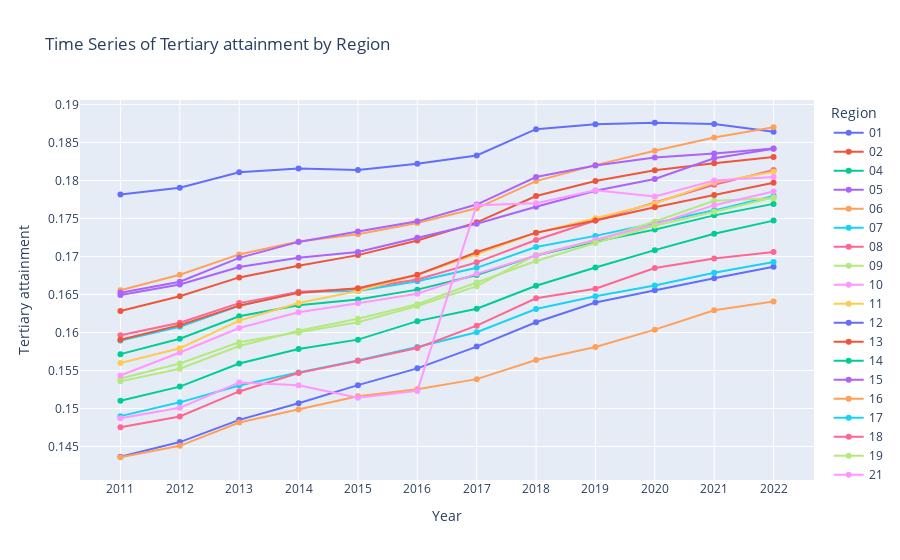

Notebook cell for this chart:
### Code cell
print(indices_region_df.columns.to_list())
plot_economic_factor(indices_region_df, "Tertiary attainment")

### Figure 1 — Plotly figure (JSON) as saved in the notebook; plotly's stock layout.template omitted (floating-point values rounded to 4 significant figures)
{"data": [{"hovertemplate": "Year: %{x}<br>Tertiary attainment: %{y}<br>Region: %{legendgroup}", "legendgroup": "01", "line": {"color": "#636efa", "dash": "solid"}, "marker": {"symbol": "circle"}, "mode": "lines+markers", "name": "01", "orientation": "v", "showlegend": true, "type": "scatter", "x": ["2011", "2012", "2013", "2014", "2015", "2016", "2017", "2018", "2019", "2020", "2021", "2022"], "xaxis": "x", "y": [0.1782, 0.179, 0.1811, 0.1816, 0.1814, 0.1822, 0.1833, 0.1867, 0.1874, 0.1876, 0.1874, 0.1864], "yaxis": "y"}, {"hovertemplate": "Year: %{x}<br>Tertiary attainment: %{y}<br>Region: %{legendgroup}", "legendgroup": "02", "line": {"color": "#EF553B", "dash": "solid"}, "marker": {"symbol": "circle"}, "mode": "lines+markers", "name": "02", "orientation": "v", "showlegend": true, "type": "scatter", "x": ["2011", "2012", "2013", "2014", "2015", "2016", "2017", "2018", "2019", "2020", "2021", "2022"], "xaxis": "x", "y": [0.1628, 0.1648, 0.1673, 0.1688, 0.1702, 0.1721, 0.1745, 0.178, 0.1799, 0.1813, 0.1823, 0.1831], "yaxis": "y"}, {"hovertemplate": "Year: %{x}<br>Tertiary attainment: %{y}<br>Region: %{legendgroup}", "legendgroup": "04", "line": {"color": "#00cc96", "dash": "solid"}, "marker": {"symbol": "circle"}, "mode": "lines+markers", "name": "04", "orientation": "v", "showlegend": true, "type": "scatter", "x": ["2011", "2012", "2013", "2014", "2015", "2016", "2017", "2018", "2019", "2020", "2021", "2022"], "xaxis": "x", "y": [0.1572, 0.1592, 0.1621, 0.1636, 0.1643, 0.1656, 0.1676, 0.1701, 0.1719, 0.1735, 0.1754, 0.1769], "yaxis": "y"}, {"hovertemplate": "Year: %{x}<br>Tertiary attainment: %{y}<br>Region: %{legendgroup}", "legendgroup": "05", "line": {"color": "#ab63fa", "dash": "solid"}, "marker": {"symbol": "circle"}, "mode": "lines+markers", "name": "05", "orientation": "v", "showlegend": true, "type": "scatter", "x": ["2011", "2012", "2013", "2014", "2015", "2016", "2017", "2018", "2019", "2020", "2021", "2022"], "xaxis": "x", "y": [0.1649, 0.1663, 0.1686, 0.1698, 0.1706, 0.1725, 0.1743, 0.1765, 0.1787, 0.1802, 0.1829, 0.1842], "yaxis": "y"}, {"hovertemplate": "Year: %{x}<br>Tertiary attainment: %{y}<br>Region: %{legendgroup}", "legendgroup": "06", "line": {"color": "#FFA15A", "dash": "solid"}, "marker": {"symbol": "circle"}, "mode": "lines+markers", "name": "06", "orientation": "v", "showlegend": true, "type": "scatter", "x": ["2011", "2012", "2013", "2014", "2015", "2016", "2017", "2018", "2019", "2020", "2021", "2022"], "xaxis": "x", "y": [0.1656, 0.1676, 0.1703, 0.172, 0.1729, 0.1744, 0.1763, 0.1799, 0.182, 0.1839, 0.1857, 0.187], "yaxis": "y"}, {"hovertemplate": "Year: %{x}<br>Tertiary attainment: %{y}<br>Region: %{legendgroup}", "legendgroup": "07", "line": {"color": "#19d3f3", "dash": "solid"}, "marker": {"symbol": "circle"}, "mode": "lines+markers", "name": "07", "orientation": "v", "showlegend": true, "type": "scatter", "x": ["2011", "2012", "2013", "2014", "2015", "2016", "2017", "2018", "2019", "2020", "2021", "2022"], "xaxis": "x", "y": [0.159, 0.1608, 0.1635, 0.1654, 0.1654, 0.1667, 0.1685, 0.1712, 0.1727, 0.1744, 0.1761, 0.178], "yaxis": "y"}, {"hovertemplate": "Year: %{x}<br>Tertiary attainment: %{y}<br>Region: %{legendgroup}", "legendgroup": "08", "line": {"color": "#FF6692", "dash": "solid"}, "marker": {"symbol": "circle"}, "mode": "lines+markers", "name": "08", "orientation": "v", "showlegend": true, "type": "scatter", "x": ["2011", "2012", "2013", "2014", "2015", "2016", "2017", "2018", "2019", "2020", "2021", "2022"], "xaxis": "x", "y": [0.1596, 0.1613, 0.1639, 0.1653, 0.1658, 0.167, 0.1692, 0.1722, 0.1747, 0.1771, 0.1794, 0.1814], "yaxis": "y"}, {"hovertemplate": "Year: %{x}<br>Tertiary attainment: %{y}<br>Region: %{legendgroup}", "legendgroup": "09", "line": {"color": "#B6E880", "dash": "solid"}, "marker": {"symbol": "circle"}, "mode": "lines+markers", "name": "09", "orientation": "v", "showlegend": true, "type": "scatter", "x": ["2011", "2012", "2013", "2014", "2015", "2016", "2017", "2018", "2019", "2020", "2021", "2022"], "xaxis": "x", "y": [0.154, 0.1559, 0.1587, 0.16, 0.1613, 0.1635, 0.1661, 0.1702, 0.1721, 0.1746, 0.1773, 0.1777], "yaxis": "y"}, {"hovertemplate": "Year: %{x}<br>Tertiary attainment: %{y}<br>Region: %{legendgroup}", "legendgroup": "10", "line": {"color": "#FF97FF", "dash": "solid"}, "marker": {"symbol": "circle"}, "mode": "lines+markers", "name": "10", "orientation": "v", "showlegend": true, "type": "scatter", "x": ["2011", "2012", "2013", "2014", "2015", "2016", "2017", "2018", "2019", "2020", "2021", "2022"], "xaxis": "x", "y": [0.1543, 0.1574, 0.1606, 0.1627, 0.1639, 0.1651, 0.1677, 0.1701, 0.1722, 0.1742, 0.1768, 0.1785], "yaxis": "y"}, {"hovertemplate": "Year: %{x}<br>Tertiary attainment: %{y}<br>Region: %{legendgroup}", "legendgroup": "11", "line": {"color": "#FECB52", "dash": "solid"}, "marker": {"symbol": "circle"}, "mode": "lines+markers", "name": "11", "orientation": "v", "showlegend": true, "type": "scatter", "x": ["2011", "2012", "2013", "2014", "2015", "2016", "2017", "2018", "2019", "2020", "2021", "2022"], "xaxis": "x", "y": [0.156, 0.1579, 0.1616, 0.1639, 0.1655, 0.1676, 0.1703, 0.1731, 0.175, 0.177, 0.1797, 0.1812], "yaxis": "y"}, {"hovertemplate": "Year: %{x}<br>Tertiary attainment: %{y}<br>Region: %{legendgroup}", "legendgroup": "12", "line": {"color": "#636efa", "dash": "solid"}, "marker": {"symbol": "circle"}, "mode": "lines+markers", "name": "12", "orientation": "v", "showlegend": true, "type": "scatter", "x": ["2011", "2012", "2013", "2014", "2015", "2016", "2017", "2018", "2019", "2020", "2021", "2022"], "xaxis": "x", "y": [0.1437, 0.1456, 0.1485, 0.1507, 0.1531, 0.1553, 0.1581, 0.1613, 0.1639, 0.1656, 0.1671, 0.1686], "yaxis": "y"}, {"hovertemplate": "Year: %{x}<br>Tertiary attainment: %{y}<br>Region: %{legendgroup}", "legendgroup": "13", "line": {"color": "#EF553B", "dash": "solid"}, "marker": {"symbol": "circle"}, "mode": "lines+markers", "name": "13", "orientation": "v", "showlegend": true, "type": "scatter", "x": ["2011", "2012", "2013", "2014", "2015", "2016", "2017", "2018", "2019", "2020", "2021", "2022"], "xaxis": "x", "y": [0.1591, 0.161, 0.1635, 0.1652, 0.1658, 0.1676, 0.1706, 0.1731, 0.1747, 0.1765, 0.1781, 0.1797], "yaxis": "y"}, {"hovertemplate": "Year: %{x}<br>Tertiary attainment: %{y}<br>Region: %{legendgroup}", "legendgroup": "14", "line": {"color": "#00cc96", "dash": "solid"}, "marker": {"symbol": "circle"}, "mode": "lines+markers", "name": "14", "orientation": "v", "showlegend": true, "type": "scatter", "x": ["2011", "2012", "2013", "2014", "2015", "2016", "2017", "2018", "2019", "2020", "2021", "2022"], "xaxis": "x", "y": [0.151, 0.1529, 0.1559, 0.1578, 0.1591, 0.1615, 0.1631, 0.1662, 0.1685, 0.1708, 0.173, 0.1747], "yaxis": "y"}, {"hovertemplate": "Year: %{x}<br>Tertiary attainment: %{y}<br>Region: %{legendgroup}", "legendgroup": "15", "line": {"color": "#ab63fa", "dash": "solid"}, "marker": {"symbol": "circle"}, "mode": "lines+markers", "name": "15", "orientation": "v", "showlegend": true, "type": "scatter", "x": ["2011", "2012", "2013", "2014", "2015", "2016", "2017", "2018", "2019", "2020", "2021", "2022"], "xaxis": "x", "y": [0.1652, 0.1667, 0.1698, 0.1719, 0.1733, 0.1746, 0.1768, 0.1804, 0.182, 0.183, 0.1836, 0.1842], "yaxis": "y"}, {"hovertemplate": "Year: %{x}<br>Tertiary attainment: %{y}<br>Region: %{legendgroup}", "legendgroup": "16", "line": {"color": "#FFA15A", "dash": "solid"}, "marker": {"symbol": "circle"}, "mode": "lines+markers", "name": "16", "orientation": "v", "showlegend": true, "type": "scatter", "x": ["2011", "2012", "2013", "2014", "2015", "2016", "2017", "2018", "2019", "2020", "2021", "2022"], "xaxis": "x", "y": [0.1436, 0.1451, 0.1482, 0.1499, 0.1516, 0.1525, 0.1539, 0.1564, 0.1581, 0.1604, 0.1629, 0.1641], "yaxis": "y"}, {"hovertemplate": "Year: %{x}<br>Tertiary attainment: %{y}<br>Region: %{legendgroup}", "legendgroup": "17", "line": {"color": "#19d3f3", "dash": "solid"}, "marker": {"symbol": "circle"}, "mode": "lines+markers", "name": "17", "orientation": "v", "showlegend": true, "type": "scatter", "x": ["2011", "2012", "2013", "2014", "2015", "2016", "2017", "2018", "2019", "2020", "2021", "2022"], "xaxis": "x", "y": [0.149, 0.1508, 0.153, 0.1548, 0.1563, 0.1581, 0.16, 0.1631, 0.1648, 0.1662, 0.1679, 0.1693], "yaxis": "y"}, {"hovertemplate": "Year: %{x}<br>Tertiary attainment: %{y}<br>Region: %{legendgroup}", "legendgroup": "18", "line": {"color": "#FF6692", "dash": "solid"}, "marker": {"symbol": "circle"}, "mode": "lines+markers", "name": "18", "orientation": "v", "showlegend": true, "type": "scatter", "x": ["2011", "2012", "2013", "2014", "2015", "2016", "2017", "2018", "2019", "2020", "2021", "2022"], "xaxis": "x", "y": [0.1475, 0.149, 0.1522, 0.1547, 0.1563, 0.158, 0.1609, 0.1645, 0.1658, 0.1685, 0.1697, 0.1706], "yaxis": "y"}, {"hovertemplate": "Year: %{x}<br>Tertiary attainment: %{y}<br>Region: %{legendgroup}", "legendgroup": "19", "line": {"color": "#B6E880", "dash": "solid"}, "marker": {"symbol": "circle"}, "mode": "lines+markers", "name": "19", "orientation": "v", "showlegend": true, "type": "scatter", "x": ["2011", "2012", "2013", "2014", "2015", "2016", "2017", "2018", "2019", "2020", "2021", "2022"], "xaxis": "x", "y": [0.1536, 0.1552, 0.1582, 0.1602, 0.1618, 0.1637, 0.1666, 0.1694, 0.1718, 0.1741, 0.1759, 0.1778], "yaxis": "y"}, {"hovertemplate": "Year: %{x}<br>Tertiary attainment: %{y}<br>Region: %{legendgroup}", "legendgroup": "21", "line": {"color": "#FF97FF", "dash": "solid"}, "marker": {"symbol": "circle"}, "mode": "lines+markers", "name": "21", "orientation": "v", "showlegend": true, "type": "scatter", "x": ["2011", "2012", "2013", "2014", "2015", "2016", "2017", "2018", "2019", "2020", "2021", "2022"], "xaxis": "x", "y": [0.1487, 0.1501, 0.1534, 0.1531, 0.1514, 0.1523, 0.1767, 0.177, 0.1787, 0.1779, 0.18, 0.1804], "yaxis": "y"}], "layout": {"hovermode": "x unified", "legend": {"title": {"text": "Region"}, "tracegroupgap": 0}, "title": {"text": "Time Series of Tertiary attainment by Region"}, "xaxis": {"anchor": "y", "domain": [0, 1], "title": {"text": "Year"}}, "yaxis": {"anchor": "x", "domain": [0, 1], "title": {"text": "Tertiary attainment"}}}}
